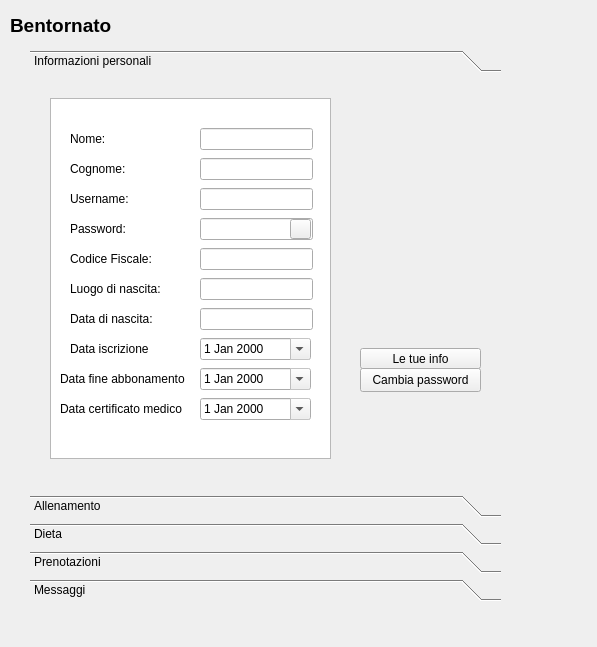
<?xml version="1.0" encoding="UTF-8"?>
<ui version="4.0">
 <class>Form</class>
 <widget class="QWidget" name="Form">
  <property name="geometry">
   <rect>
    <x>0</x>
    <y>0</y>
    <width>597</width>
    <height>647</height>
   </rect>
  </property>
  <property name="windowTitle">
   <string>Form</string>
  </property>
  <widget class="QLabel" name="label">
   <property name="geometry">
    <rect>
     <x>10</x>
     <y>10</y>
     <width>141</width>
     <height>31</height>
    </rect>
   </property>
   <property name="font">
    <font>
     <bold>false</bold>
    </font>
   </property>
   <property name="text">
    <string>&lt;html&gt;&lt;head/&gt;&lt;body&gt;&lt;p&gt;&lt;span style=&quot; font-size:14pt; font-weight:600;&quot;&gt;Bentornato &lt;/span&gt;&lt;/p&gt;&lt;/body&gt;&lt;/html&gt;</string>
   </property>
  </widget>
  <widget class="QLabel" name="label_2">
   <property name="geometry">
    <rect>
     <x>170</x>
     <y>10</y>
     <width>151</width>
     <height>31</height>
    </rect>
   </property>
   <property name="font">
    <font>
     <family>MS Shell Dlg 2</family>
     <pointsize>8</pointsize>
     <bold>true</bold>
    </font>
   </property>
   <property name="text">
    <string>&lt;html&gt;&lt;head/&gt;&lt;body&gt;&lt;p&gt;&lt;br/&gt;&lt;/p&gt;&lt;/body&gt;&lt;/html&gt;</string>
   </property>
  </widget>
  <widget class="QToolBox" name="toolBox">
   <property name="geometry">
    <rect>
     <x>30</x>
     <y>50</y>
     <width>471</width>
     <height>551</height>
    </rect>
   </property>
   <property name="currentIndex">
    <number>0</number>
   </property>
   <widget class="QWidget" name="page">
    <property name="geometry">
     <rect>
      <x>0</x>
      <y>0</y>
      <width>471</width>
      <height>401</height>
     </rect>
    </property>
    <attribute name="label">
     <string>Informazioni personali</string>
    </attribute>
    <widget class="QLabel" name="label_10">
     <property name="geometry">
      <rect>
       <x>-1</x>
       <y>0</y>
       <width>461</width>
       <height>391</height>
      </rect>
     </property>
     <property name="text">
      <string/>
     </property>
     <property name="pixmap">
      <pixmap>../PycharmProjects/pythonProject/Downloads/Sfondodecisivo.png</pixmap>
     </property>
     <property name="scaledContents">
      <bool>true</bool>
     </property>
    </widget>
    <widget class="QPushButton" name="btnPassword">
     <property name="geometry">
      <rect>
       <x>330</x>
       <y>290</y>
       <width>121</width>
       <height>24</height>
      </rect>
     </property>
     <property name="text">
      <string>Cambia password</string>
     </property>
    </widget>
    <widget class="QPushButton" name="pushButton_4">
     <property name="geometry">
      <rect>
       <x>330</x>
       <y>270</y>
       <width>121</width>
       <height>21</height>
      </rect>
     </property>
     <property name="text">
      <string>Le tue info</string>
     </property>
    </widget>
    <widget class="QListWidget" name="listWidget_2">
     <property name="geometry">
      <rect>
       <x>20</x>
       <y>20</y>
       <width>281</width>
       <height>361</height>
      </rect>
     </property>
    </widget>
    <widget class="QLineEdit" name="txt_password">
     <property name="geometry">
      <rect>
       <x>170</x>
       <y>140</y>
       <width>113</width>
       <height>22</height>
      </rect>
     </property>
     <property name="text">
      <string/>
     </property>
     <property name="echoMode">
      <enum>QLineEdit::Password</enum>
     </property>
     <property name="readOnly">
      <bool>true</bool>
     </property>
    </widget>
    <widget class="QDateEdit" name="dtdScadenzaCertMedico">
     <property name="geometry">
      <rect>
       <x>170</x>
       <y>260</y>
       <width>111</width>
       <height>22</height>
      </rect>
     </property>
     <property name="readOnly">
      <bool>true</bool>
     </property>
     <property name="calendarPopup">
      <bool>true</bool>
     </property>
    </widget>
    <widget class="QLineEdit" name="txt_luogo_nascita">
     <property name="geometry">
      <rect>
       <x>170</x>
       <y>200</y>
       <width>113</width>
       <height>22</height>
      </rect>
     </property>
     <property name="echoMode">
      <enum>QLineEdit::Normal</enum>
     </property>
     <property name="readOnly">
      <bool>true</bool>
     </property>
    </widget>
    <widget class="QLabel" name="lbl_data_iscrizione">
     <property name="geometry">
      <rect>
       <x>40</x>
       <y>260</y>
       <width>111</width>
       <height>21</height>
      </rect>
     </property>
     <property name="text">
      <string>Data iscrizione</string>
     </property>
    </widget>
    <widget class="QDateEdit" name="dtdScadenzaCertMedico_3">
     <property name="geometry">
      <rect>
       <x>170</x>
       <y>320</y>
       <width>111</width>
       <height>22</height>
      </rect>
     </property>
     <property name="readOnly">
      <bool>true</bool>
     </property>
     <property name="calendarPopup">
      <bool>true</bool>
     </property>
    </widget>
    <widget class="QLabel" name="lbl_luogo_nascita">
     <property name="geometry">
      <rect>
       <x>40</x>
       <y>200</y>
       <width>111</width>
       <height>21</height>
      </rect>
     </property>
     <property name="text">
      <string>Luogo di nascita:</string>
     </property>
    </widget>
    <widget class="QLabel" name="lbl_nome">
     <property name="geometry">
      <rect>
       <x>40</x>
       <y>50</y>
       <width>111</width>
       <height>21</height>
      </rect>
     </property>
     <property name="text">
      <string>Nome:</string>
     </property>
    </widget>
    <widget class="QLineEdit" name="txt_nome">
     <property name="geometry">
      <rect>
       <x>170</x>
       <y>50</y>
       <width>113</width>
       <height>22</height>
      </rect>
     </property>
     <property name="readOnly">
      <bool>true</bool>
     </property>
    </widget>
    <widget class="QLabel" name="lbl_data_fine_abbonamento">
     <property name="geometry">
      <rect>
       <x>30</x>
       <y>290</y>
       <width>141</width>
       <height>21</height>
      </rect>
     </property>
     <property name="text">
      <string>Data fine abbonamento</string>
     </property>
    </widget>
    <widget class="QLabel" name="lbl_data_certificato_medico">
     <property name="geometry">
      <rect>
       <x>30</x>
       <y>320</y>
       <width>131</width>
       <height>21</height>
      </rect>
     </property>
     <property name="text">
      <string>Data certificato medico</string>
     </property>
    </widget>
    <widget class="QLineEdit" name="txt_data_nascita">
     <property name="geometry">
      <rect>
       <x>170</x>
       <y>230</y>
       <width>113</width>
       <height>22</height>
      </rect>
     </property>
     <property name="echoMode">
      <enum>QLineEdit::Normal</enum>
     </property>
     <property name="readOnly">
      <bool>true</bool>
     </property>
    </widget>
    <widget class="QLabel" name="lbl_codice_fiscale">
     <property name="geometry">
      <rect>
       <x>40</x>
       <y>170</y>
       <width>111</width>
       <height>21</height>
      </rect>
     </property>
     <property name="text">
      <string>Codice Fiscale:</string>
     </property>
    </widget>
    <widget class="QLabel" name="lbl_data_nascita">
     <property name="geometry">
      <rect>
       <x>40</x>
       <y>230</y>
       <width>111</width>
       <height>21</height>
      </rect>
     </property>
     <property name="text">
      <string>Data di nascita:</string>
     </property>
    </widget>
    <widget class="QLineEdit" name="txt_codice_fiscale">
     <property name="geometry">
      <rect>
       <x>170</x>
       <y>170</y>
       <width>113</width>
       <height>22</height>
      </rect>
     </property>
     <property name="echoMode">
      <enum>QLineEdit::Normal</enum>
     </property>
     <property name="readOnly">
      <bool>true</bool>
     </property>
    </widget>
    <widget class="QLabel" name="lbl_username">
     <property name="geometry">
      <rect>
       <x>40</x>
       <y>110</y>
       <width>111</width>
       <height>21</height>
      </rect>
     </property>
     <property name="text">
      <string>Username:</string>
     </property>
    </widget>
    <widget class="QLineEdit" name="txt_username">
     <property name="geometry">
      <rect>
       <x>170</x>
       <y>110</y>
       <width>113</width>
       <height>22</height>
      </rect>
     </property>
     <property name="readOnly">
      <bool>true</bool>
     </property>
    </widget>
    <widget class="QLineEdit" name="txt_cognome">
     <property name="geometry">
      <rect>
       <x>170</x>
       <y>80</y>
       <width>113</width>
       <height>22</height>
      </rect>
     </property>
     <property name="readOnly">
      <bool>true</bool>
     </property>
    </widget>
    <widget class="QLabel" name="lbl_password">
     <property name="geometry">
      <rect>
       <x>40</x>
       <y>140</y>
       <width>111</width>
       <height>21</height>
      </rect>
     </property>
     <property name="text">
      <string>Password:</string>
     </property>
    </widget>
    <widget class="QLabel" name="lbl_cognome">
     <property name="geometry">
      <rect>
       <x>40</x>
       <y>80</y>
       <width>111</width>
       <height>21</height>
      </rect>
     </property>
     <property name="text">
      <string>Cognome:</string>
     </property>
    </widget>
    <widget class="QDateEdit" name="dtdScadenzaCertMedico_2">
     <property name="geometry">
      <rect>
       <x>170</x>
       <y>290</y>
       <width>111</width>
       <height>22</height>
      </rect>
     </property>
     <property name="readOnly">
      <bool>true</bool>
     </property>
     <property name="calendarPopup">
      <bool>true</bool>
     </property>
    </widget>
    <widget class="QPushButton" name="pushButton_7">
     <property name="geometry">
      <rect>
       <x>260</x>
       <y>141</y>
       <width>21</width>
       <height>20</height>
      </rect>
     </property>
     <property name="text">
      <string/>
     </property>
     <property name="icon">
      <iconset>
       <normaloff>../../../../../Desktop/download.png</normaloff>../../../../../Desktop/download.png</iconset>
     </property>
    </widget>
   </widget>
   <widget class="QWidget" name="page_2">
    <property name="geometry">
     <rect>
      <x>0</x>
      <y>0</y>
      <width>471</width>
      <height>401</height>
     </rect>
    </property>
    <attribute name="label">
     <string>Allenamento</string>
    </attribute>
    <widget class="QLabel" name="label_3">
     <property name="geometry">
      <rect>
       <x>10</x>
       <y>10</y>
       <width>171</width>
       <height>31</height>
      </rect>
     </property>
     <property name="text">
      <string>&lt;html&gt;&lt;head/&gt;&lt;body&gt;&lt;p&gt;La tua scheda allenamento:&lt;/p&gt;&lt;/body&gt;&lt;/html&gt;</string>
     </property>
    </widget>
    <widget class="QLabel" name="label_4">
     <property name="geometry">
      <rect>
       <x>10</x>
       <y>290</y>
       <width>161</width>
       <height>31</height>
      </rect>
     </property>
     <property name="text">
      <string>&lt;html&gt;&lt;head/&gt;&lt;body&gt;&lt;p&gt;&lt;span style=&quot; color:#000000;&quot;&gt;Scopri gli esercizi e i corsi &lt;/span&gt;&lt;/p&gt;&lt;/body&gt;&lt;/html&gt;</string>
     </property>
    </widget>
    <widget class="QPushButton" name="pushButton">
     <property name="geometry">
      <rect>
       <x>180</x>
       <y>290</y>
       <width>113</width>
       <height>31</height>
      </rect>
     </property>
     <property name="text">
      <string>Clicca qui!</string>
     </property>
    </widget>
    <widget class="QLabel" name="label_11">
     <property name="geometry">
      <rect>
       <x>-1</x>
       <y>0</y>
       <width>451</width>
       <height>351</height>
      </rect>
     </property>
     <property name="text">
      <string/>
     </property>
     <property name="pixmap">
      <pixmap>../PycharmProjects/pythonProject/Downloads/Sfondodecisivo.png</pixmap>
     </property>
     <property name="scaledContents">
      <bool>true</bool>
     </property>
    </widget>
    <widget class="QListWidget" name="listWidget">
     <property name="geometry">
      <rect>
       <x>30</x>
       <y>50</y>
       <width>411</width>
       <height>192</height>
      </rect>
     </property>
    </widget>
    <zorder>label_11</zorder>
    <zorder>label_3</zorder>
    <zorder>label_4</zorder>
    <zorder>pushButton</zorder>
    <zorder>listWidget</zorder>
   </widget>
   <widget class="QWidget" name="page_3">
    <property name="geometry">
     <rect>
      <x>0</x>
      <y>0</y>
      <width>98</width>
      <height>28</height>
     </rect>
    </property>
    <attribute name="label">
     <string>Dieta</string>
    </attribute>
    <widget class="QLabel" name="label_5">
     <property name="geometry">
      <rect>
       <x>0</x>
       <y>0</y>
       <width>91</width>
       <height>21</height>
      </rect>
     </property>
     <property name="text">
      <string>&lt;html&gt;&lt;head/&gt;&lt;body&gt;&lt;p&gt;La tua dieta: &lt;/p&gt;&lt;/body&gt;&lt;/html&gt;</string>
     </property>
    </widget>
    <widget class="QPushButton" name="pushButton_2">
     <property name="geometry">
      <rect>
       <x>260</x>
       <y>290</y>
       <width>113</width>
       <height>32</height>
      </rect>
     </property>
     <property name="text">
      <string>Clicca qui!</string>
     </property>
    </widget>
    <widget class="QLabel" name="label_6">
     <property name="geometry">
      <rect>
       <x>10</x>
       <y>290</y>
       <width>231</width>
       <height>31</height>
      </rect>
     </property>
     <property name="text">
      <string>&lt;html&gt;&lt;head/&gt;&lt;body&gt;&lt;p&gt;Calcola il tuo fabbisogno nutrizionale&lt;/p&gt;&lt;/body&gt;&lt;/html&gt;</string>
     </property>
    </widget>
    <widget class="QLabel" name="label_12">
     <property name="geometry">
      <rect>
       <x>-1</x>
       <y>0</y>
       <width>471</width>
       <height>401</height>
      </rect>
     </property>
     <property name="text">
      <string/>
     </property>
     <property name="pixmap">
      <pixmap>../PycharmProjects/pythonProject/Downloads/Sfondoverde.png</pixmap>
     </property>
     <property name="scaledContents">
      <bool>true</bool>
     </property>
    </widget>
    <widget class="QListWidget" name="listWidget_3">
     <property name="geometry">
      <rect>
       <x>20</x>
       <y>30</y>
       <width>271</width>
       <height>211</height>
      </rect>
     </property>
    </widget>
    <zorder>label_12</zorder>
    <zorder>label_5</zorder>
    <zorder>pushButton_2</zorder>
    <zorder>label_6</zorder>
    <zorder>listWidget_3</zorder>
   </widget>
   <widget class="QWidget" name="page_4">
    <property name="geometry">
     <rect>
      <x>0</x>
      <y>0</y>
      <width>471</width>
      <height>401</height>
     </rect>
    </property>
    <attribute name="label">
     <string>Prenotazioni</string>
    </attribute>
    <widget class="QLabel" name="label_7">
     <property name="geometry">
      <rect>
       <x>10</x>
       <y>0</y>
       <width>131</width>
       <height>16</height>
      </rect>
     </property>
     <property name="text">
      <string>&lt;html&gt;&lt;head/&gt;&lt;body&gt;&lt;p&gt;Le tue Prenotazioni:&lt;/p&gt;&lt;/body&gt;&lt;/html&gt;</string>
     </property>
    </widget>
    <widget class="QLabel" name="label_8">
     <property name="geometry">
      <rect>
       <x>20</x>
       <y>270</y>
       <width>91</width>
       <height>31</height>
      </rect>
     </property>
     <property name="text">
      <string>&lt;html&gt;&lt;head/&gt;&lt;body&gt;&lt;p&gt;Per prenotare&lt;/p&gt;&lt;/body&gt;&lt;/html&gt;</string>
     </property>
    </widget>
    <widget class="QPushButton" name="pushButton_3">
     <property name="geometry">
      <rect>
       <x>160</x>
       <y>270</y>
       <width>113</width>
       <height>32</height>
      </rect>
     </property>
     <property name="text">
      <string>Clicca qui!</string>
     </property>
    </widget>
    <widget class="QLabel" name="label_13">
     <property name="geometry">
      <rect>
       <x>0</x>
       <y>0</y>
       <width>471</width>
       <height>391</height>
      </rect>
     </property>
     <property name="text">
      <string/>
     </property>
     <property name="pixmap">
      <pixmap>../PycharmProjects/pythonProject/Downloads/Sfoidnigiallo.png</pixmap>
     </property>
     <property name="scaledContents">
      <bool>true</bool>
     </property>
    </widget>
    <widget class="QListWidget" name="listWidget_4">
     <property name="geometry">
      <rect>
       <x>20</x>
       <y>30</y>
       <width>381</width>
       <height>211</height>
      </rect>
     </property>
     <property name="autoScroll">
      <bool>true</bool>
     </property>
    </widget>
    <widget class="QPushButton" name="pushButton_8">
     <property name="geometry">
      <rect>
       <x>350</x>
       <y>40</y>
       <width>31</width>
       <height>21</height>
      </rect>
     </property>
     <property name="text">
      <string/>
     </property>
     <property name="icon">
      <iconset>
       <normaloff>../../Resources/logo/cancella.jpg</normaloff>../../Resources/logo/cancella.jpg</iconset>
     </property>
     <property name="iconSize">
      <size>
       <width>30</width>
       <height>200</height>
      </size>
     </property>
    </widget>
    <widget class="QPushButton" name="btn_aggiorna">
     <property name="geometry">
      <rect>
       <x>410</x>
       <y>30</y>
       <width>31</width>
       <height>31</height>
      </rect>
     </property>
     <property name="text">
      <string/>
     </property>
     <property name="icon">
      <iconset>
       <normaloff>../../Resources/logo/aggiornamento.jpg</normaloff>../../Resources/logo/aggiornamento.jpg</iconset>
     </property>
     <property name="iconSize">
      <size>
       <width>50</width>
       <height>50</height>
      </size>
     </property>
    </widget>
    <zorder>label_13</zorder>
    <zorder>label_7</zorder>
    <zorder>label_8</zorder>
    <zorder>pushButton_3</zorder>
    <zorder>listWidget_4</zorder>
    <zorder>btn_aggiorna</zorder>
    <zorder>pushButton_8</zorder>
   </widget>
   <widget class="QWidget" name="page_5">
    <property name="geometry">
     <rect>
      <x>0</x>
      <y>0</y>
      <width>471</width>
      <height>401</height>
     </rect>
    </property>
    <attribute name="label">
     <string>Messaggi</string>
    </attribute>
    <widget class="QLabel" name="label_9">
     <property name="geometry">
      <rect>
       <x>50</x>
       <y>10</y>
       <width>191</width>
       <height>61</height>
      </rect>
     </property>
     <property name="text">
      <string>&lt;html&gt;&lt;head/&gt;&lt;body&gt;&lt;p align=&quot;center&quot;&gt;Qui riceverai le notifiche &lt;/p&gt;&lt;p align=&quot;center&quot;&gt;riguardanti il tuo abbonamento!&lt;/p&gt;&lt;/body&gt;&lt;/html&gt;</string>
     </property>
    </widget>
    <widget class="QLabel" name="label_14">
     <property name="geometry">
      <rect>
       <x>-1</x>
       <y>10</y>
       <width>471</width>
       <height>401</height>
      </rect>
     </property>
     <property name="text">
      <string/>
     </property>
     <property name="pixmap">
      <pixmap>../PycharmProjects/pythonProject/Downloads/Sfondo1.png</pixmap>
     </property>
    </widget>
    <widget class="QListWidget" name="listWidget_5">
     <property name="geometry">
      <rect>
       <x>20</x>
       <y>70</y>
       <width>251</width>
       <height>321</height>
      </rect>
     </property>
    </widget>
    <widget class="QPushButton" name="pushButton_5">
     <property name="geometry">
      <rect>
       <x>300</x>
       <y>160</y>
       <width>141</width>
       <height>28</height>
      </rect>
     </property>
     <property name="text">
      <string>Scrivi Messaggio</string>
     </property>
    </widget>
    <widget class="QPushButton" name="pushButton_6">
     <property name="geometry">
      <rect>
       <x>300</x>
       <y>200</y>
       <width>141</width>
       <height>28</height>
      </rect>
     </property>
     <property name="text">
      <string>Elimina Messaggio</string>
     </property>
    </widget>
    <widget class="QPushButton" name="btnAggiornaMex">
     <property name="geometry">
      <rect>
       <x>230</x>
       <y>80</y>
       <width>31</width>
       <height>31</height>
      </rect>
     </property>
     <property name="text">
      <string/>
     </property>
    </widget>
    <zorder>label_14</zorder>
    <zorder>label_9</zorder>
    <zorder>listWidget_5</zorder>
    <zorder>pushButton_5</zorder>
    <zorder>pushButton_6</zorder>
    <zorder>btnAggiornaMex</zorder>
   </widget>
  </widget>
 </widget>
 <resources/>
 <connections/>
</ui>
